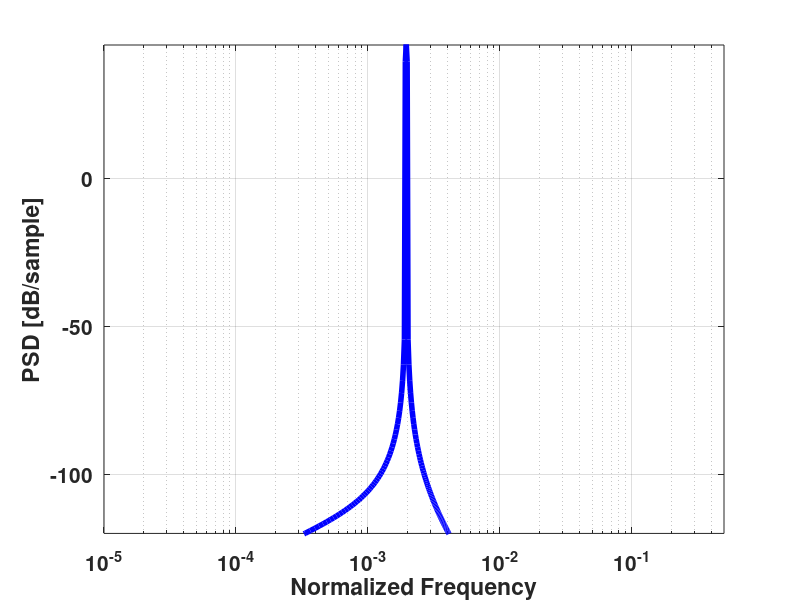

This chart was generated by the following MATLAB code:
close all
clear all
tstep = 1;
nsamples = 2^20;
time = 0:tstep:nsamples-1;
period = 2^9;
osc = sin(2*pi*(1/period)*time);
hannWindow = hann(round(length(time)/32));
[PSDoutweltch ,wappo] = pwelch(osc, hannWindow);
PSDoutweltch = pi*PSDoutweltch;
fnorm = 0:0.5/(length(PSDoutweltch) -1):0.5;
figure
h = semilogx(fnorm, 10*log10(PSDoutweltch), 'b','LineWidth',4);
set(gca, 'fontsize', 15, 'fontweight', 'bold')
xlabel('Normalized Frequency')
ylabel('PSD [dB/sample]')
axis([1e-5 0.5 -120 45])
grid on
